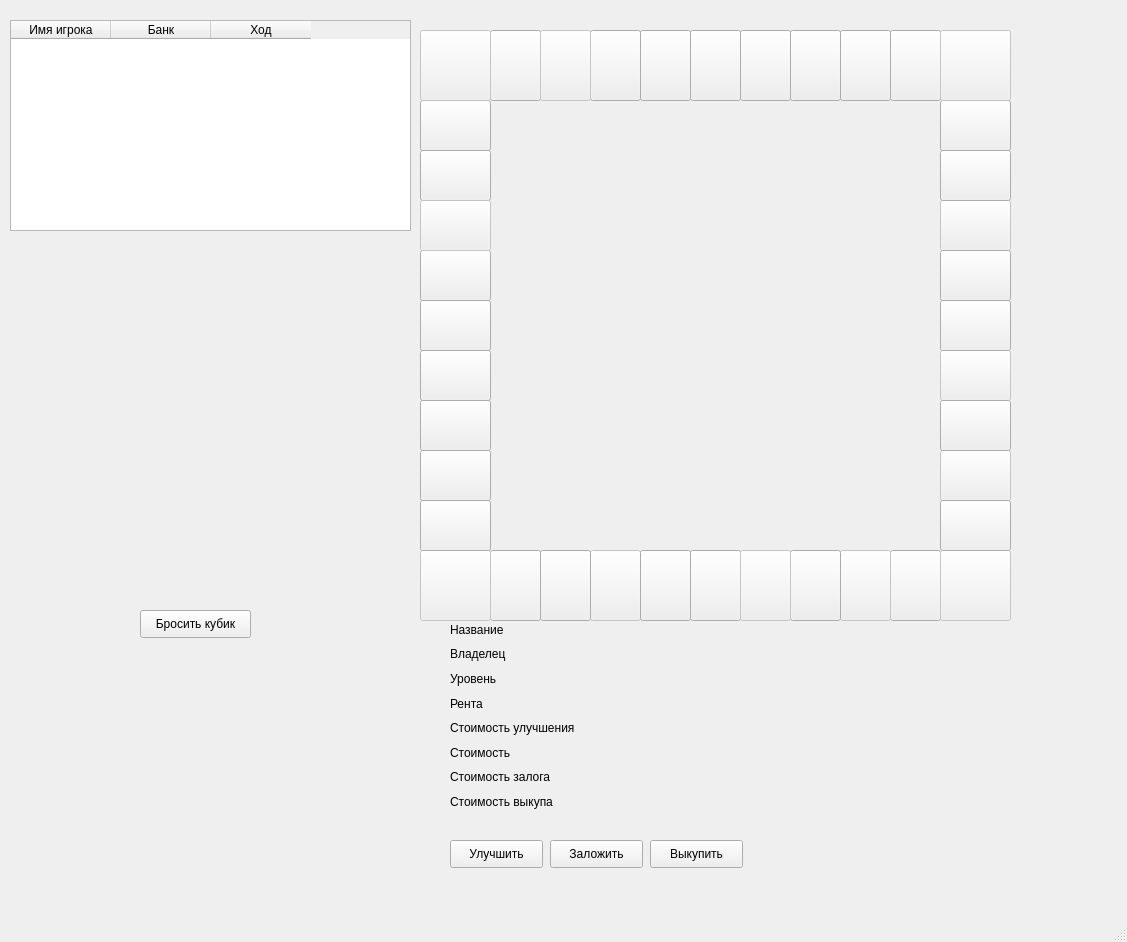
<?xml version="1.0" encoding="UTF-8"?>
<ui version="4.0">
 <class>MainWindow</class>
 <widget class="QMainWindow" name="MainWindow">
  <property name="geometry">
   <rect>
    <x>0</x>
    <y>0</y>
    <width>1127</width>
    <height>942</height>
   </rect>
  </property>
  <property name="windowTitle">
   <string>MainWindow</string>
  </property>
  <widget class="QWidget" name="centralwidget">
   <widget class="QPushButton" name="card10">
    <property name="geometry">
     <rect>
      <x>490</x>
      <y>550</y>
      <width>51</width>
      <height>71</height>
     </rect>
    </property>
    <property name="text">
     <string/>
    </property>
   </widget>
   <widget class="QPushButton" name="card11">
    <property name="enabled">
     <bool>false</bool>
    </property>
    <property name="geometry">
     <rect>
      <x>420</x>
      <y>550</y>
      <width>71</width>
      <height>71</height>
     </rect>
    </property>
    <property name="text">
     <string/>
    </property>
   </widget>
   <widget class="QPushButton" name="card29">
    <property name="geometry">
     <rect>
      <x>640</x>
      <y>30</y>
      <width>51</width>
      <height>71</height>
     </rect>
    </property>
    <property name="text">
     <string/>
    </property>
   </widget>
   <widget class="QPushButton" name="card32">
    <property name="geometry">
     <rect>
      <x>420</x>
      <y>100</y>
      <width>71</width>
      <height>51</height>
     </rect>
    </property>
    <property name="text">
     <string/>
    </property>
   </widget>
   <widget class="QPushButton" name="card34">
    <property name="enabled">
     <bool>false</bool>
    </property>
    <property name="geometry">
     <rect>
      <x>940</x>
      <y>200</y>
      <width>71</width>
      <height>51</height>
     </rect>
    </property>
    <property name="text">
     <string/>
    </property>
   </widget>
   <widget class="QPushButton" name="card14">
    <property name="geometry">
     <rect>
      <x>420</x>
      <y>400</y>
      <width>71</width>
      <height>51</height>
     </rect>
    </property>
    <property name="text">
     <string/>
    </property>
   </widget>
   <widget class="QPushButton" name="card20">
    <property name="geometry">
     <rect>
      <x>940</x>
      <y>100</y>
      <width>71</width>
      <height>51</height>
     </rect>
    </property>
    <property name="text">
     <string/>
    </property>
   </widget>
   <widget class="QPushButton" name="card6">
    <property name="geometry">
     <rect>
      <x>690</x>
      <y>550</y>
      <width>51</width>
      <height>71</height>
     </rect>
    </property>
    <property name="text">
     <string/>
    </property>
    <property name="icon">
     <iconset>
      <normaloff>Image/Без имени5.png</normaloff>Image/Без имени5.png</iconset>
    </property>
    <property name="iconSize">
     <size>
      <width>31</width>
      <height>50</height>
     </size>
    </property>
   </widget>
   <widget class="QPushButton" name="card8">
    <property name="enabled">
     <bool>false</bool>
    </property>
    <property name="geometry">
     <rect>
      <x>590</x>
      <y>550</y>
      <width>51</width>
      <height>71</height>
     </rect>
    </property>
    <property name="text">
     <string/>
    </property>
   </widget>
   <widget class="QPushButton" name="card15">
    <property name="enabled">
     <bool>true</bool>
    </property>
    <property name="geometry">
     <rect>
      <x>420</x>
      <y>350</y>
      <width>71</width>
      <height>51</height>
     </rect>
    </property>
    <property name="text">
     <string/>
    </property>
   </widget>
   <widget class="QPushButton" name="card2">
    <property name="geometry">
     <rect>
      <x>890</x>
      <y>550</y>
      <width>51</width>
      <height>71</height>
     </rect>
    </property>
    <property name="text">
     <string/>
    </property>
    <property name="icon">
     <iconset>
      <normaloff>Image/Без имени.png</normaloff>Image/Без имени.png</iconset>
    </property>
    <property name="iconSize">
     <size>
      <width>31</width>
      <height>50</height>
     </size>
    </property>
   </widget>
   <widget class="QPushButton" name="card3">
    <property name="enabled">
     <bool>false</bool>
    </property>
    <property name="geometry">
     <rect>
      <x>840</x>
      <y>550</y>
      <width>51</width>
      <height>71</height>
     </rect>
    </property>
    <property name="text">
     <string/>
    </property>
   </widget>
   <widget class="QPushButton" name="card26">
    <property name="geometry">
     <rect>
      <x>790</x>
      <y>30</y>
      <width>51</width>
      <height>71</height>
     </rect>
    </property>
    <property name="text">
     <string/>
    </property>
   </widget>
   <widget class="QPushButton" name="card9">
    <property name="enabled">
     <bool>true</bool>
    </property>
    <property name="geometry">
     <rect>
      <x>540</x>
      <y>550</y>
      <width>51</width>
      <height>71</height>
     </rect>
    </property>
    <property name="text">
     <string/>
    </property>
   </widget>
   <widget class="QPushButton" name="card12">
    <property name="geometry">
     <rect>
      <x>420</x>
      <y>500</y>
      <width>71</width>
      <height>51</height>
     </rect>
    </property>
    <property name="text">
     <string/>
    </property>
   </widget>
   <widget class="QPushButton" name="card37">
    <property name="enabled">
     <bool>false</bool>
    </property>
    <property name="geometry">
     <rect>
      <x>940</x>
      <y>350</y>
      <width>71</width>
      <height>51</height>
     </rect>
    </property>
    <property name="text">
     <string/>
    </property>
   </widget>
   <widget class="QPushButton" name="card4">
    <property name="enabled">
     <bool>true</bool>
    </property>
    <property name="geometry">
     <rect>
      <x>790</x>
      <y>550</y>
      <width>51</width>
      <height>71</height>
     </rect>
    </property>
    <property name="text">
     <string/>
    </property>
    <property name="icon">
     <iconset>
      <normaloff>Image/Без имени3.png</normaloff>Image/Без имени3.png</iconset>
    </property>
    <property name="iconSize">
     <size>
      <width>31</width>
      <height>50</height>
     </size>
    </property>
   </widget>
   <widget class="QPushButton" name="card39">
    <property name="enabled">
     <bool>false</bool>
    </property>
    <property name="geometry">
     <rect>
      <x>940</x>
      <y>450</y>
      <width>71</width>
      <height>51</height>
     </rect>
    </property>
    <property name="text">
     <string/>
    </property>
   </widget>
   <widget class="QPushButton" name="card24">
    <property name="geometry">
     <rect>
      <x>590</x>
      <y>30</y>
      <width>51</width>
      <height>71</height>
     </rect>
    </property>
    <property name="text">
     <string/>
    </property>
   </widget>
   <widget class="QTableWidget" name="tableWidget">
    <property name="enabled">
     <bool>true</bool>
    </property>
    <property name="geometry">
     <rect>
      <x>10</x>
      <y>20</y>
      <width>401</width>
      <height>211</height>
     </rect>
    </property>
    <column>
     <property name="text">
      <string>Имя игрока</string>
     </property>
    </column>
    <column>
     <property name="text">
      <string>Банк</string>
     </property>
    </column>
    <column>
     <property name="text">
      <string>Ход</string>
     </property>
    </column>
   </widget>
   <widget class="QPushButton" name="card19">
    <property name="geometry">
     <rect>
      <x>420</x>
      <y>150</y>
      <width>71</width>
      <height>51</height>
     </rect>
    </property>
    <property name="text">
     <string/>
    </property>
   </widget>
   <widget class="QPushButton" name="card25">
    <property name="geometry">
     <rect>
      <x>890</x>
      <y>30</y>
      <width>51</width>
      <height>71</height>
     </rect>
    </property>
    <property name="text">
     <string/>
    </property>
   </widget>
   <widget class="QPushButton" name="card28">
    <property name="enabled">
     <bool>true</bool>
    </property>
    <property name="geometry">
     <rect>
      <x>740</x>
      <y>30</y>
      <width>51</width>
      <height>71</height>
     </rect>
    </property>
    <property name="text">
     <string/>
    </property>
   </widget>
   <widget class="QPushButton" name="card31">
    <property name="enabled">
     <bool>false</bool>
    </property>
    <property name="geometry">
     <rect>
      <x>940</x>
      <y>30</y>
      <width>71</width>
      <height>71</height>
     </rect>
    </property>
    <property name="text">
     <string/>
    </property>
   </widget>
   <widget class="QPushButton" name="card36">
    <property name="geometry">
     <rect>
      <x>940</x>
      <y>300</y>
      <width>71</width>
      <height>51</height>
     </rect>
    </property>
    <property name="text">
     <string/>
    </property>
   </widget>
   <widget class="QPushButton" name="card7">
    <property name="enabled">
     <bool>true</bool>
    </property>
    <property name="geometry">
     <rect>
      <x>640</x>
      <y>550</y>
      <width>51</width>
      <height>71</height>
     </rect>
    </property>
    <property name="text">
     <string/>
    </property>
   </widget>
   <widget class="QPushButton" name="pushButton">
    <property name="enabled">
     <bool>true</bool>
    </property>
    <property name="geometry">
     <rect>
      <x>140</x>
      <y>610</y>
      <width>111</width>
      <height>28</height>
     </rect>
    </property>
    <property name="toolTip">
     <string/>
    </property>
    <property name="text">
     <string>Бросить кубик</string>
    </property>
   </widget>
   <widget class="QPushButton" name="upButton">
    <property name="geometry">
     <rect>
      <x>450</x>
      <y>840</y>
      <width>93</width>
      <height>28</height>
     </rect>
    </property>
    <property name="text">
     <string>Улучшить</string>
    </property>
    <property name="checkable">
     <bool>false</bool>
    </property>
   </widget>
   <widget class="QLabel" name="Game">
    <property name="geometry">
     <rect>
      <x>790</x>
      <y>650</y>
      <width>231</width>
      <height>111</height>
     </rect>
    </property>
    <property name="text">
     <string/>
    </property>
   </widget>
   <widget class="QPushButton" name="card1">
    <property name="enabled">
     <bool>false</bool>
    </property>
    <property name="geometry">
     <rect>
      <x>940</x>
      <y>550</y>
      <width>71</width>
      <height>71</height>
     </rect>
    </property>
    <property name="text">
     <string/>
    </property>
    <property name="icon">
     <iconset>
      <normaloff>Image/Без имени35.png</normaloff>Image/Без имени35.png</iconset>
    </property>
    <property name="iconSize">
     <size>
      <width>50</width>
      <height>50</height>
     </size>
    </property>
   </widget>
   <widget class="QPushButton" name="card30">
    <property name="geometry">
     <rect>
      <x>690</x>
      <y>30</y>
      <width>51</width>
      <height>71</height>
     </rect>
    </property>
    <property name="text">
     <string/>
    </property>
   </widget>
   <widget class="QPushButton" name="card22">
    <property name="geometry">
     <rect>
      <x>490</x>
      <y>30</y>
      <width>51</width>
      <height>71</height>
     </rect>
    </property>
    <property name="text">
     <string/>
    </property>
   </widget>
   <widget class="QPushButton" name="card40">
    <property name="geometry">
     <rect>
      <x>940</x>
      <y>500</y>
      <width>71</width>
      <height>51</height>
     </rect>
    </property>
    <property name="text">
     <string/>
    </property>
   </widget>
   <widget class="QPushButton" name="card35">
    <property name="geometry">
     <rect>
      <x>940</x>
      <y>250</y>
      <width>71</width>
      <height>51</height>
     </rect>
    </property>
    <property name="text">
     <string/>
    </property>
   </widget>
   <widget class="QPushButton" name="card5">
    <property name="enabled">
     <bool>false</bool>
    </property>
    <property name="geometry">
     <rect>
      <x>740</x>
      <y>550</y>
      <width>51</width>
      <height>71</height>
     </rect>
    </property>
    <property name="text">
     <string/>
    </property>
   </widget>
   <widget class="QPushButton" name="card27">
    <property name="geometry">
     <rect>
      <x>840</x>
      <y>30</y>
      <width>51</width>
      <height>71</height>
     </rect>
    </property>
    <property name="text">
     <string/>
    </property>
   </widget>
   <widget class="QPushButton" name="card17">
    <property name="geometry">
     <rect>
      <x>420</x>
      <y>250</y>
      <width>71</width>
      <height>51</height>
     </rect>
    </property>
    <property name="text">
     <string/>
    </property>
   </widget>
   <widget class="QPushButton" name="card23">
    <property name="enabled">
     <bool>false</bool>
    </property>
    <property name="geometry">
     <rect>
      <x>540</x>
      <y>30</y>
      <width>51</width>
      <height>71</height>
     </rect>
    </property>
    <property name="text">
     <string/>
    </property>
   </widget>
   <widget class="QPushButton" name="card38">
    <property name="geometry">
     <rect>
      <x>940</x>
      <y>400</y>
      <width>71</width>
      <height>51</height>
     </rect>
    </property>
    <property name="text">
     <string/>
    </property>
   </widget>
   <widget class="QPushButton" name="card16">
    <property name="geometry">
     <rect>
      <x>420</x>
      <y>300</y>
      <width>71</width>
      <height>51</height>
     </rect>
    </property>
    <property name="text">
     <string/>
    </property>
   </widget>
   <widget class="QPushButton" name="card33">
    <property name="enabled">
     <bool>true</bool>
    </property>
    <property name="geometry">
     <rect>
      <x>940</x>
      <y>150</y>
      <width>71</width>
      <height>51</height>
     </rect>
    </property>
    <property name="text">
     <string/>
    </property>
   </widget>
   <widget class="QWidget" name="verticalLayoutWidget_5">
    <property name="enabled">
     <bool>true</bool>
    </property>
    <property name="geometry">
     <rect>
      <x>20</x>
      <y>370</y>
      <width>391</width>
      <height>201</height>
     </rect>
    </property>
    <layout class="QVBoxLayout" name="verticalLayout_5">
     <item>
      <layout class="QHBoxLayout" name="horizontalLayout_6">
       <item>
        <layout class="QVBoxLayout" name="verticalLayout_3">
         <item>
          <widget class="QLabel" name="cube_1">
           <property name="enabled">
            <bool>true</bool>
           </property>
           <property name="text">
            <string/>
           </property>
          </widget>
         </item>
        </layout>
       </item>
       <item>
        <layout class="QVBoxLayout" name="verticalLayout_4">
         <item>
          <widget class="QLabel" name="cube_2">
           <property name="enabled">
            <bool>true</bool>
           </property>
           <property name="text">
            <string/>
           </property>
          </widget>
         </item>
        </layout>
       </item>
      </layout>
     </item>
    </layout>
   </widget>
   <widget class="QPushButton" name="card21">
    <property name="enabled">
     <bool>false</bool>
    </property>
    <property name="geometry">
     <rect>
      <x>420</x>
      <y>30</y>
      <width>71</width>
      <height>71</height>
     </rect>
    </property>
    <property name="text">
     <string/>
    </property>
   </widget>
   <widget class="QPushButton" name="card13">
    <property name="enabled">
     <bool>true</bool>
    </property>
    <property name="geometry">
     <rect>
      <x>420</x>
      <y>450</y>
      <width>71</width>
      <height>51</height>
     </rect>
    </property>
    <property name="text">
     <string/>
    </property>
   </widget>
   <widget class="QPushButton" name="card18">
    <property name="enabled">
     <bool>false</bool>
    </property>
    <property name="geometry">
     <rect>
      <x>420</x>
      <y>200</y>
      <width>71</width>
      <height>51</height>
     </rect>
    </property>
    <property name="text">
     <string/>
    </property>
   </widget>
   <widget class="QWidget" name="verticalLayoutWidget">
    <property name="geometry">
     <rect>
      <x>450</x>
      <y>620</y>
      <width>160</width>
      <height>191</height>
     </rect>
    </property>
    <layout class="QVBoxLayout" name="Names">
     <item>
      <widget class="QLabel" name="l5">
       <property name="text">
        <string>Название</string>
       </property>
      </widget>
     </item>
     <item>
      <widget class="QLabel" name="l6">
       <property name="text">
        <string>Владелец</string>
       </property>
      </widget>
     </item>
     <item>
      <widget class="QLabel" name="l3">
       <property name="text">
        <string>Уровень</string>
       </property>
      </widget>
     </item>
     <item>
      <widget class="QLabel" name="l2">
       <property name="text">
        <string>Рента</string>
       </property>
      </widget>
     </item>
     <item>
      <widget class="QLabel" name="l1">
       <property name="text">
        <string>Стоимость улучшения</string>
       </property>
      </widget>
     </item>
     <item>
      <widget class="QLabel" name="l4">
       <property name="text">
        <string>Стоимость</string>
       </property>
      </widget>
     </item>
     <item>
      <widget class="QLabel" name="label">
       <property name="text">
        <string>Стоимость залога</string>
       </property>
      </widget>
     </item>
     <item>
      <widget class="QLabel" name="label_2">
       <property name="text">
        <string>Стоимость выкупа</string>
       </property>
      </widget>
     </item>
    </layout>
   </widget>
   <widget class="QWidget" name="verticalLayoutWidget_2">
    <property name="geometry">
     <rect>
      <x>610</x>
      <y>620</y>
      <width>160</width>
      <height>191</height>
     </rect>
    </property>
    <layout class="QVBoxLayout" name="Valus">
     <item>
      <widget class="QLabel" name="CardName">
       <property name="text">
        <string/>
       </property>
      </widget>
     </item>
     <item>
      <widget class="QLabel" name="owner">
       <property name="text">
        <string/>
       </property>
      </widget>
     </item>
     <item>
      <widget class="QLabel" name="level">
       <property name="text">
        <string/>
       </property>
      </widget>
     </item>
     <item>
      <widget class="QLabel" name="renta">
       <property name="text">
        <string/>
       </property>
      </widget>
     </item>
     <item>
      <widget class="QLabel" name="costUp">
       <property name="text">
        <string/>
       </property>
      </widget>
     </item>
     <item>
      <widget class="QLabel" name="cost">
       <property name="text">
        <string/>
       </property>
      </widget>
     </item>
     <item>
      <widget class="QLabel" name="cost_2">
       <property name="text">
        <string/>
       </property>
      </widget>
     </item>
     <item>
      <widget class="QLabel" name="cost_3">
       <property name="text">
        <string/>
       </property>
      </widget>
     </item>
    </layout>
   </widget>
   <widget class="QPushButton" name="upButton_2">
    <property name="geometry">
     <rect>
      <x>550</x>
      <y>840</y>
      <width>93</width>
      <height>28</height>
     </rect>
    </property>
    <property name="text">
     <string>Заложить</string>
    </property>
    <property name="checkable">
     <bool>false</bool>
    </property>
   </widget>
   <widget class="QPushButton" name="upButton_3">
    <property name="geometry">
     <rect>
      <x>650</x>
      <y>840</y>
      <width>93</width>
      <height>28</height>
     </rect>
    </property>
    <property name="text">
     <string>Выкупить</string>
    </property>
    <property name="checkable">
     <bool>false</bool>
    </property>
   </widget>
  </widget>
  <widget class="QMenuBar" name="menubar">
   <property name="geometry">
    <rect>
     <x>0</x>
     <y>0</y>
     <width>1127</width>
     <height>26</height>
    </rect>
   </property>
  </widget>
  <widget class="QStatusBar" name="statusbar"/>
 </widget>
 <resources/>
 <connections>
  <connection>
   <sender>pushButton</sender>
   <signal>clicked()</signal>
   <receiver>MainWindow</receiver>
   <slot>roll()</slot>
   <hints>
    <hint type="sourcelabel">
     <x>189</x>
     <y>649</y>
    </hint>
    <hint type="destinationlabel">
     <x>269</x>
     <y>671</y>
    </hint>
   </hints>
  </connection>
  <connection>
   <sender>card2</sender>
   <signal>clicked()</signal>
   <receiver>MainWindow</receiver>
   <slot>card1()</slot>
   <hints>
    <hint type="sourcelabel">
     <x>740</x>
     <y>386</y>
    </hint>
    <hint type="destinationlabel">
     <x>750</x>
     <y>487</y>
    </hint>
   </hints>
  </connection>
  <connection>
   <sender>card6</sender>
   <signal>clicked()</signal>
   <receiver>MainWindow</receiver>
   <slot>card3()</slot>
   <hints>
    <hint type="sourcelabel">
     <x>626</x>
     <y>390</y>
    </hint>
    <hint type="destinationlabel">
     <x>625</x>
     <y>489</y>
    </hint>
   </hints>
  </connection>
  <connection>
   <sender>card7</sender>
   <signal>clicked()</signal>
   <receiver>MainWindow</receiver>
   <slot>card4()</slot>
   <hints>
    <hint type="sourcelabel">
     <x>591</x>
     <y>395</y>
    </hint>
    <hint type="destinationlabel">
     <x>575</x>
     <y>494</y>
    </hint>
   </hints>
  </connection>
  <connection>
   <sender>card9</sender>
   <signal>clicked()</signal>
   <receiver>MainWindow</receiver>
   <slot>card5()</slot>
   <hints>
    <hint type="sourcelabel">
     <x>533</x>
     <y>395</y>
    </hint>
    <hint type="destinationlabel">
     <x>533</x>
     <y>459</y>
    </hint>
   </hints>
  </connection>
  <connection>
   <sender>card10</sender>
   <signal>clicked()</signal>
   <receiver>MainWindow</receiver>
   <slot>card6()</slot>
   <hints>
    <hint type="sourcelabel">
     <x>508</x>
     <y>389</y>
    </hint>
    <hint type="destinationlabel">
     <x>505</x>
     <y>474</y>
    </hint>
   </hints>
  </connection>
  <connection>
   <sender>card12</sender>
   <signal>clicked()</signal>
   <receiver>MainWindow</receiver>
   <slot>card7()</slot>
   <hints>
    <hint type="sourcelabel">
     <x>466</x>
     <y>340</y>
    </hint>
    <hint type="destinationlabel">
     <x>438</x>
     <y>433</y>
    </hint>
   </hints>
  </connection>
  <connection>
   <sender>card13</sender>
   <signal>clicked()</signal>
   <receiver>MainWindow</receiver>
   <slot>card8()</slot>
   <hints>
    <hint type="sourcelabel">
     <x>484</x>
     <y>315</y>
    </hint>
    <hint type="destinationlabel">
     <x>538</x>
     <y>314</y>
    </hint>
   </hints>
  </connection>
  <connection>
   <sender>card14</sender>
   <signal>clicked()</signal>
   <receiver>MainWindow</receiver>
   <slot>card9()</slot>
   <hints>
    <hint type="sourcelabel">
     <x>472</x>
     <y>291</y>
    </hint>
    <hint type="destinationlabel">
     <x>533</x>
     <y>283</y>
    </hint>
   </hints>
  </connection>
  <connection>
   <sender>card15</sender>
   <signal>clicked()</signal>
   <receiver>MainWindow</receiver>
   <slot>card10()</slot>
   <hints>
    <hint type="sourcelabel">
     <x>475</x>
     <y>256</y>
    </hint>
    <hint type="destinationlabel">
     <x>554</x>
     <y>250</y>
    </hint>
   </hints>
  </connection>
  <connection>
   <sender>card16</sender>
   <signal>clicked()</signal>
   <receiver>MainWindow</receiver>
   <slot>card11()</slot>
   <hints>
    <hint type="sourcelabel">
     <x>477</x>
     <y>225</y>
    </hint>
    <hint type="destinationlabel">
     <x>570</x>
     <y>220</y>
    </hint>
   </hints>
  </connection>
  <connection>
   <sender>card17</sender>
   <signal>clicked()</signal>
   <receiver>MainWindow</receiver>
   <slot>card12()</slot>
   <hints>
    <hint type="sourcelabel">
     <x>484</x>
     <y>191</y>
    </hint>
    <hint type="destinationlabel">
     <x>534</x>
     <y>191</y>
    </hint>
   </hints>
  </connection>
  <connection>
   <sender>card19</sender>
   <signal>clicked()</signal>
   <receiver>MainWindow</receiver>
   <slot>card13()</slot>
   <hints>
    <hint type="sourcelabel">
     <x>473</x>
     <y>135</y>
    </hint>
    <hint type="destinationlabel">
     <x>506</x>
     <y>135</y>
    </hint>
   </hints>
  </connection>
  <connection>
   <sender>card20</sender>
   <signal>clicked()</signal>
   <receiver>MainWindow</receiver>
   <slot>card14()</slot>
   <hints>
    <hint type="sourcelabel">
     <x>475</x>
     <y>98</y>
    </hint>
    <hint type="destinationlabel">
     <x>534</x>
     <y>107</y>
    </hint>
   </hints>
  </connection>
  <connection>
   <sender>card22</sender>
   <signal>clicked()</signal>
   <receiver>MainWindow</receiver>
   <slot>card15()</slot>
   <hints>
    <hint type="sourcelabel">
     <x>514</x>
     <y>73</y>
    </hint>
    <hint type="destinationlabel">
     <x>576</x>
     <y>153</y>
    </hint>
   </hints>
  </connection>
  <connection>
   <sender>card24</sender>
   <signal>clicked()</signal>
   <receiver>MainWindow</receiver>
   <slot>card16()</slot>
   <hints>
    <hint type="sourcelabel">
     <x>558</x>
     <y>62</y>
    </hint>
    <hint type="destinationlabel">
     <x>614</x>
     <y>117</y>
    </hint>
   </hints>
  </connection>
  <connection>
   <sender>card25</sender>
   <signal>clicked()</signal>
   <receiver>MainWindow</receiver>
   <slot>card17()</slot>
   <hints>
    <hint type="sourcelabel">
     <x>590</x>
     <y>79</y>
    </hint>
    <hint type="destinationlabel">
     <x>676</x>
     <y>186</y>
    </hint>
   </hints>
  </connection>
  <connection>
   <sender>card26</sender>
   <signal>clicked()</signal>
   <receiver>MainWindow</receiver>
   <slot>card18()</slot>
   <hints>
    <hint type="sourcelabel">
     <x>632</x>
     <y>70</y>
    </hint>
    <hint type="destinationlabel">
     <x>658</x>
     <y>232</y>
    </hint>
   </hints>
  </connection>
  <connection>
   <sender>card27</sender>
   <signal>clicked()</signal>
   <receiver>MainWindow</receiver>
   <slot>card19()</slot>
   <hints>
    <hint type="sourcelabel">
     <x>653</x>
     <y>72</y>
    </hint>
    <hint type="destinationlabel">
     <x>692</x>
     <y>125</y>
    </hint>
   </hints>
  </connection>
  <connection>
   <sender>card28</sender>
   <signal>clicked()</signal>
   <receiver>MainWindow</receiver>
   <slot>card20()</slot>
   <hints>
    <hint type="sourcelabel">
     <x>683</x>
     <y>71</y>
    </hint>
    <hint type="destinationlabel">
     <x>667</x>
     <y>148</y>
    </hint>
   </hints>
  </connection>
  <connection>
   <sender>card29</sender>
   <signal>clicked()</signal>
   <receiver>MainWindow</receiver>
   <slot>card21()</slot>
   <hints>
    <hint type="sourcelabel">
     <x>716</x>
     <y>80</y>
    </hint>
    <hint type="destinationlabel">
     <x>718</x>
     <y>154</y>
    </hint>
   </hints>
  </connection>
  <connection>
   <sender>card30</sender>
   <signal>clicked()</signal>
   <receiver>MainWindow</receiver>
   <slot>card22()</slot>
   <hints>
    <hint type="sourcelabel">
     <x>736</x>
     <y>73</y>
    </hint>
    <hint type="destinationlabel">
     <x>649</x>
     <y>202</y>
    </hint>
   </hints>
  </connection>
  <connection>
   <sender>card32</sender>
   <signal>clicked()</signal>
   <receiver>MainWindow</receiver>
   <slot>card23()</slot>
   <hints>
    <hint type="sourcelabel">
     <x>784</x>
     <y>114</y>
    </hint>
    <hint type="destinationlabel">
     <x>843</x>
     <y>99</y>
    </hint>
   </hints>
  </connection>
  <connection>
   <sender>card33</sender>
   <signal>clicked()</signal>
   <receiver>MainWindow</receiver>
   <slot>card24()</slot>
   <hints>
    <hint type="sourcelabel">
     <x>794</x>
     <y>135</y>
    </hint>
    <hint type="destinationlabel">
     <x>844</x>
     <y>145</y>
    </hint>
   </hints>
  </connection>
  <connection>
   <sender>card35</sender>
   <signal>clicked()</signal>
   <receiver>MainWindow</receiver>
   <slot>card25()</slot>
   <hints>
    <hint type="sourcelabel">
     <x>777</x>
     <y>203</y>
    </hint>
    <hint type="destinationlabel">
     <x>868</x>
     <y>207</y>
    </hint>
   </hints>
  </connection>
  <connection>
   <sender>card36</sender>
   <signal>clicked()</signal>
   <receiver>MainWindow</receiver>
   <slot>card26()</slot>
   <hints>
    <hint type="sourcelabel">
     <x>791</x>
     <y>230</y>
    </hint>
    <hint type="destinationlabel">
     <x>901</x>
     <y>229</y>
    </hint>
   </hints>
  </connection>
  <connection>
   <sender>card38</sender>
   <signal>clicked()</signal>
   <receiver>MainWindow</receiver>
   <slot>card27()</slot>
   <hints>
    <hint type="sourcelabel">
     <x>789</x>
     <y>291</y>
    </hint>
    <hint type="destinationlabel">
     <x>898</x>
     <y>288</y>
    </hint>
   </hints>
  </connection>
  <connection>
   <sender>card40</sender>
   <signal>clicked()</signal>
   <receiver>MainWindow</receiver>
   <slot>card28()</slot>
   <hints>
    <hint type="sourcelabel">
     <x>776</x>
     <y>352</y>
    </hint>
    <hint type="destinationlabel">
     <x>909</x>
     <y>361</y>
    </hint>
   </hints>
  </connection>
  <connection>
   <sender>card4</sender>
   <signal>clicked()</signal>
   <receiver>MainWindow</receiver>
   <slot>card2()</slot>
   <hints>
    <hint type="sourcelabel">
     <x>683</x>
     <y>402</y>
    </hint>
    <hint type="destinationlabel">
     <x>688</x>
     <y>449</y>
    </hint>
   </hints>
  </connection>
  <connection>
   <sender>upButton</sender>
   <signal>clicked()</signal>
   <receiver>MainWindow</receiver>
   <slot>updateCard()</slot>
   <hints>
    <hint type="sourcelabel">
     <x>532</x>
     <y>684</y>
    </hint>
    <hint type="destinationlabel">
     <x>634</x>
     <y>636</y>
    </hint>
   </hints>
  </connection>
  <connection>
   <sender>upButton_2</sender>
   <signal>clicked()</signal>
   <receiver>MainWindow</receiver>
   <slot>sell()</slot>
   <hints>
    <hint type="sourcelabel">
     <x>592</x>
     <y>693</y>
    </hint>
    <hint type="destinationlabel">
     <x>632</x>
     <y>683</y>
    </hint>
   </hints>
  </connection>
  <connection>
   <sender>upButton_3</sender>
   <signal>clicked()</signal>
   <receiver>MainWindow</receiver>
   <slot>buyAgain()</slot>
   <hints>
    <hint type="sourcelabel">
     <x>737</x>
     <y>688</y>
    </hint>
    <hint type="destinationlabel">
     <x>820</x>
     <y>688</y>
    </hint>
   </hints>
  </connection>
 </connections>
 <slots>
  <slot>card1()</slot>
  <slot>card2()</slot>
  <slot>card3()</slot>
  <slot>card4()</slot>
  <slot>card5()</slot>
  <slot>card6()</slot>
  <slot>card7()</slot>
  <slot>roll()</slot>
  <slot>card8()</slot>
  <slot>card9()</slot>
  <slot>card10()</slot>
  <slot>card11()</slot>
  <slot>card12()</slot>
  <slot>card13()</slot>
  <slot>card14()</slot>
  <slot>card15()</slot>
  <slot>card16()</slot>
  <slot>card17()</slot>
  <slot>card18()</slot>
  <slot>card19()</slot>
  <slot>card20()</slot>
  <slot>card21()</slot>
  <slot>card22()</slot>
  <slot>card23()</slot>
  <slot>card24()</slot>
  <slot>card25()</slot>
  <slot>card26()</slot>
  <slot>card27()</slot>
  <slot>card28()</slot>
  <slot>card29()</slot>
  <slot>card30()</slot>
  <slot>updateCard()</slot>
  <slot>sell()</slot>
  <slot>buyAgain()</slot>
 </slots>
</ui>
